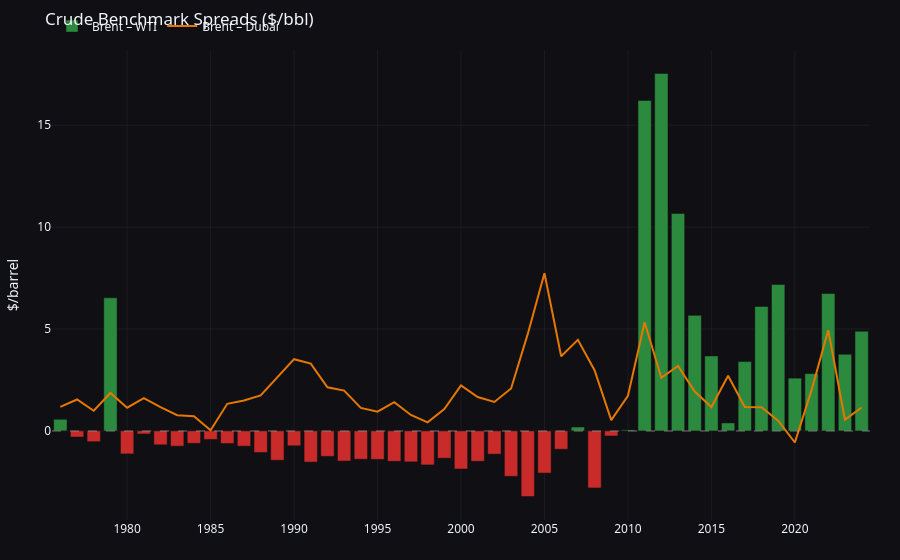

The cell this chart's notebook holds for it:
### Markdown cell above
## 8. Benchmark spreads — Brent-WTI and Brent-Dubai

A wide Brent-WTI spread historically incentivised US imports; the flip to negative post-shale reflected US oversupply. Brent-Dubai reflects the Atlantic vs Pacific basin differential.

### Code cell
df = q('''
    SELECT b.year,
           b.price_usd - w.price_usd AS brent_wti,
           b.price_usd - d.price_usd AS brent_dubai
    FROM spot_crude_prices b
    JOIN spot_crude_prices w ON b.year = w.year AND w.benchmark = 'WTI'
    JOIN spot_crude_prices d ON b.year = d.year AND d.benchmark = 'Dubai'
    WHERE b.benchmark = 'Brent'
    ORDER BY b.year
''')

fig = go.Figure()
fig.add_trace(go.Bar(x=df.year, y=df.brent_wti, name="Brent \u2013 WTI",
              marker_color=df.brent_wti.apply(lambda v: "#2b8a3e" if v >= 0 else "#c92a2a")))
fig.add_trace(go.Scatter(x=df.year, y=df.brent_dubai, name="Brent \u2013 Dubai",
              line=dict(color="#e67700", width=2)))
fig.add_hline(y=0, line_dash="dash", line_color="rgba(255,255,255,0.2)")
style(fig, title="Crude Benchmark Spreads ($/bbl)", yaxis_title="$/barrel")
fig.show()

### Figure 1 — Plotly figure (JSON) as saved in the notebook; plotly's stock layout.template omitted (floating-point values rounded to 4 significant figures)
{"data": [{"marker": {"color": ["#2b8a3e", "#c92a2a", "#c92a2a", "#2b8a3e", "#c92a2a", "#c92a2a", "#c92a2a", "#c92a2a", "#c92a2a", "#c92a2a", "#c92a2a", "#c92a2a", "#c92a2a", "#c92a2a", "#c92a2a", "#c92a2a", "#c92a2a", "#c92a2a", "#c92a2a", "#c92a2a", "#c92a2a", "#c92a2a", "#c92a2a", "#c92a2a", "#c92a2a", "#c92a2a", "#c92a2a", "#c92a2a", "#c92a2a", "#c92a2a", "#c92a2a", "#2b8a3e", "#c92a2a", "#c92a2a", "#2b8a3e", "#2b8a3e", "#2b8a3e", "#2b8a3e", "#2b8a3e", "#2b8a3e", "#2b8a3e", "#2b8a3e", "#2b8a3e", "#2b8a3e", "#2b8a3e", "#2b8a3e", "#2b8a3e", "#2b8a3e", "#2b8a3e"]}, "name": "Brent – WTI", "type": "bar", "x": [1976, 1977, 1978, 1979, 1980, 1981, 1982, 1983, 1984, 1985, 1986, 1987, 1988, 1989, 1990, 1991, 1992, 1993, 1994, 1995, 1996, 1997, 1998, 1999, 2000, 2001, 2002, 2003, 2004, 2005, 2006, 2007, 2008, 2009, 2010, 2011, 2012, 2013, 2014, 2015, 2016, 2017, 2018, 2019, 2020, 2021, 2022, 2023, 2024], "y": [0.57, -0.3, -0.53, 6.53, -1.13, -0.15, -0.68, -0.75, -0.61, -0.42, -0.62, -0.75, -1.06, -1.44, -0.73, -1.53, -1.25, -1.48, -1.39, -1.4, -1.49, -1.52, -1.67, -1.34, -1.87, -1.49, -1.14, -2.23, -3.22, -2.07, -0.9, 0.19, -2.8, -0.25, 0.05, 16.22, 17.54, 10.67, 5.67, 3.68, 0.39, 3.4, 6.11, 7.18, 2.59, 2.81, 6.74, 3.76, 4.89]}, {"line": {"color": "#e67700", "width": 2}, "name": "Brent – Dubai", "type": "scatter", "x": [1976, 1977, 1978, 1979, 1980, 1981, 1982, 1983, 1984, 1985, 1986, 1987, 1988, 1989, 1990, 1991, 1992, 1993, 1994, 1995, 1996, 1997, 1998, 1999, 2000, 2001, 2002, 2003, 2004, 2005, 2006, 2007, 2008, 2009, 2010, 2011, 2012, 2013, 2014, 2015, 2016, 2017, 2018, 2019, 2020, 2021, 2022, 2023, 2024], "y": [1.18, 1.54, 0.99, 1.86, 1.14, 1.61, 1.17, 0.77, 0.72, 0.03, 1.33, 1.49, 1.74, 2.64, 3.52, 3.3, 2.14, 1.98, 1.13, 0.94, 1.41, 0.78, 0.42, 1.07, 2.23, 1.66, 1.42, 2.08, 4.76, 7.74, 3.66, 4.47, 2.98, 0.53, 1.72, 5.33, 2.61, 3.19, 1.93, 1.17, 2.71, 1.17, 1.16, 0.5, -0.57, 2.0, 4.94, 0.55, 1.15]}], "layout": {"font": {"family": "DM Sans, system-ui, sans-serif"}, "hovermode": "x unified", "legend": {"orientation": "h", "x": 0, "xanchor": "left", "y": 1.02, "yanchor": "bottom"}, "margin": {"b": 40, "l": 50, "r": 30, "t": 50}, "paper_bgcolor": "rgba(15,15,20,1)", "plot_bgcolor": "rgba(0,0,0,0)", "shapes": [{"line": {"color": "rgba(255,255,255,0.2)", "dash": "dash"}, "type": "line", "x0": 0, "x1": 1, "xref": "x domain", "y0": 0, "y1": 0, "yref": "y"}], "title": {"text": "Crude Benchmark Spreads ($/bbl)"}, "xaxis": {"gridcolor": "rgba(255,255,255,0.05)", "zeroline": false}, "yaxis": {"gridcolor": "rgba(255,255,255,0.05)", "title": {"text": "$/barrel"}, "zeroline": false}}}
